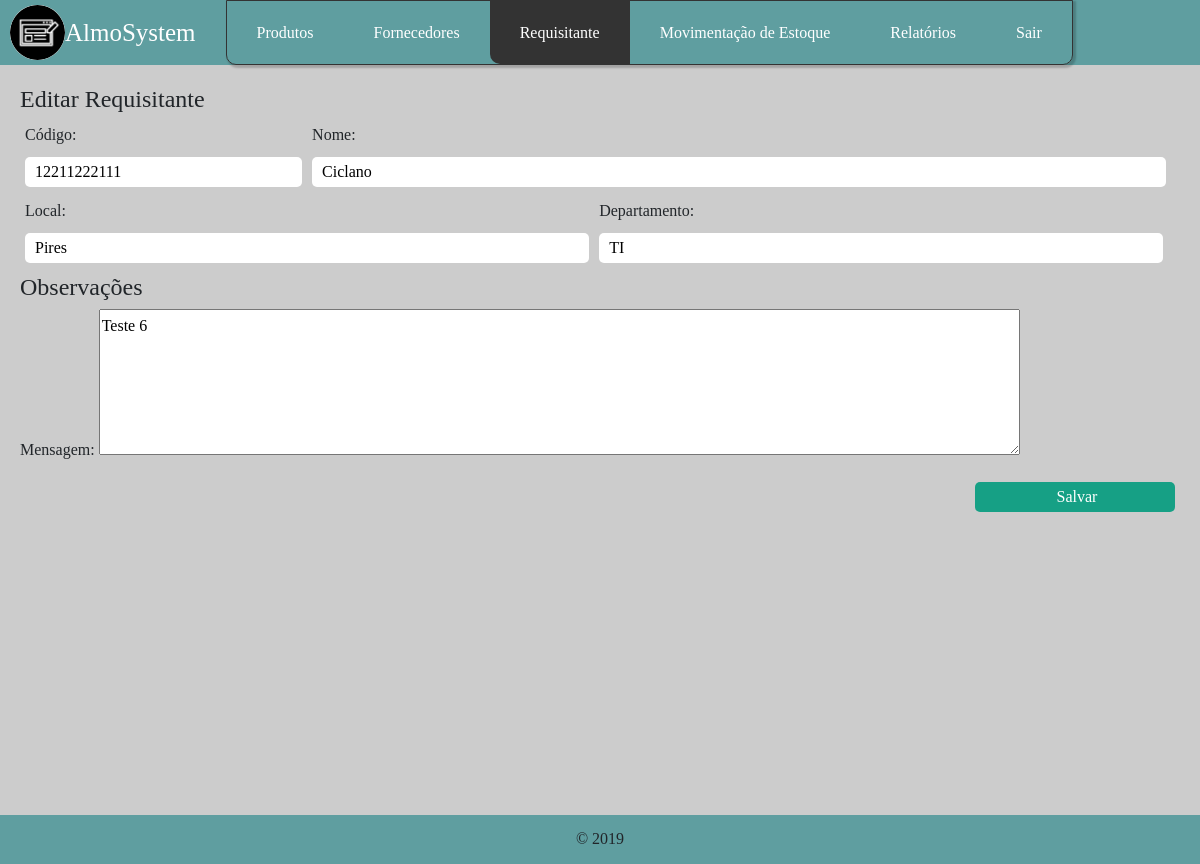
Page /view/atualizar-req.php?codr=12211222111 (signed in) on the committed database.
### tables this page shows
CREATE TABLE `requisitante` (
  `codigo_requisitante` varchar(11) NOT NULL,
  `nome` varchar(255) NOT NULL,
  `local` varchar(255) NOT NULL,
  `departamento` varchar(255) NOT NULL,
  `mensagem` text NOT NULL
);

### bd/Conexao.php (called while the page is built)
<?php
	class Conexao{
		public function conexao(){
			$con = mysqli_connect("localhost","root","","almosystem")
			or die("ops!".mysqli_error());
			mysqli_set_charset($con,"utf8");
			return $con;
		}
	}
?>

### view/atualizar-req.php (the view, shortened to what this page needs)
<!DOCTYPE html>
<html>
    <head>
        <link rel="stylesheet" href="../templates/bootstrap/css/bootstrap.min.css"/>
        <link rel="stylesheet" type="text/css" href="../templates/css/style.css"/>
    </head>
    <body>
        <header>
            <div class="icon-logo">
                <img src="../templates/imagens/iconPP.png"/>
                <h1>AlmoSystem</h1>
            </div>
            <div class="menu">
                <ul class="nav mr-auto">
                    <li class="nav-item dropdown">
                        <a class="item" href="" data-toggle="dropdown" aria-expanded="false">Produtos</a>
                    </li>
                    <li class="nav-item dropdown">
                        <a class="item" href="" data-toggle="dropdown" aria-expanded="false">Fornecedores</a>
                    </li>
                    <li class="nav-item dropdown">
                        <a class="selecionado curva-esquerda item" href="" data-toggle="dropdown" aria-expanded="false">Requisitante</a>
                    </li>
                    <li class="nav-item dropdown">
                        <a class="item" href="" data-toggle="dropdown" aria-expanded="false">Movimentação de Estoque</a>
                    </li>
                    <li class="nav-item"><a class="nav-link item" href="relatorios.php">Relatórios</a></li>
                    <li class="nav-item"><a class="nav-link item curva-direita" href="../bd/Sair.php">Sair</a></li>
                </ul>
            </div>
        </header>
        <?php
            require_once ('../bd/Conexao.php');
            $con = new Conexao();
            $codigo_requisitante = $_GET['codr'];
            $sql_r = "SELECT * FROM requisitante WHERE codigo_requisitante = '$codigo_requisitante'";
            $result_r = mysqli_query($con->conexao(),$sql_r);
            while($sql_r = mysqli_fetch_array($result_r)){
        ?>
        <section>
             <form action="../action/edi-req.php" method="post">
                <fieldset class="box-form"><legend>Editar Requisitante</legend>
                    <div class="vertical">
                        <div class="horizontal w25">
                            <p><label for="cCodigo">Código:</label>
                            <input type="text" name="tCpdigo" id="cCodigo" size="30" value="<?php echo $sql_r['codigo_requisitante'];?>" readonly/></p>
                        </div>
                        <div class="horizontal w75">
                            <p><label for="cDesProduto">Nome:</label>
                            <input type="text" name="tNome" value="<?php echo $sql_r['nome'];?>" id="cNome" size="30" maxlength="50" placeholder="Digite o nome" required autofocus/></p>
                        </div>
                    </div>
                    <div class="vertical">
                        <div class="horizontal w50">
                            <p><label for="cCustoMedio">Local:</label>
                            <input type="text" name="tLocal" value="<?php echo $sql_r['local'];?>" id="cLocal" size="30" maxlength="80" placeholder="Digite o local" required autofocus/></p>
                        </div>
                        <div class="horizontal w50">
                            <p><label for="cReferencia">Departamento:</label>
                            <input type="text" name="tDepartamento" value="<?php echo $sql_r['departamento'];?>" id="cDepartamento" size="30" maxlength="50" placeholder="Digite a referência" required autofocus/></p>
                        </div>
                    </div>
                </fieldset>
                <fieldset><legend>Observações</legend>
                    <p><label for="cMsg">Mensagem:</label>
                        <textarea name="tMsg" id="cMsg" cols="100" rows="5" placeholder="Deixa a sua mensagem"><?php echo $sql_r['mensagem'];?></textarea></p>
                        <div class="box-right">
                            <input class="w50 verde" type="submit" value="Salvar"/>
                        </div>
                </fieldset>
            </form>
        </section>
        <?php } ?>
        <footer>
            <p>&copy 2019</p>
        </footer>
    </body>
</html>

### templates/css/style.css (style rules this page uses)
body { box-sizing: border-box; padding: 0; margin: 0; font-family: "Century Gothic"; line-height: 1.75em; }
h1, p { margin: 0; }
header { background-color: cadetblue; width: 100%; height: 65px; display: flex; }
section { background-color: #CCCCCC; width: 100%; height: 750px; margin: auto auto; padding: 20px; box-sizing: border-box; }
footer { background-color: cadetblue; display: block; width: 100%; height: auto; padding-top: 10px; padding-bottom: 10.5px; text-align: center; }
input, select { box-sizing: border-box; width: 200px; height: 30px; border-radius: 5px; border-style: none; display: block; padding-left: 10px; border: none; }
input[type=submit],input[type=reset] { margin-top: 10px; width: 200px; float: right; cursor:pointer; }
.icon-logo { display: flex; align-items: center; height: 100%; padding-left: 10px; }
.icon-logo img { width: 55px; display: inline-block; background-color: #fff; border-radius: 50%; }
.icon-logo h1 { font-size: 25px; color: #fff; display: inline-block; }
.menu { display: flex; align-items: center; }
.menu ul { margin: 0 0 0 30px; height: 100%; text-align: center; border: 1px solid #333; border-radius: 0 0 10px 10px; box-shadow: 2px 2px 2px 1px rgba(0, 0, 0, 0.2); }
.menu { width: 100%; }
.menu ul li { display: inline-block; height: 100%; }
.menu ul li a { width: auto; padding: 0 30px; position: relative; display: inline-grid; cursor: pointer; height: 100%; align-items: center; text-align: center; text-decoration: none; }
.menu ul li { color: white; }
.item:focus, .item { color: #fff; }
.menu a { padding: 15px; display: block; text-align: center; text-decoration: none; }
.box-right { width: 25%; float: right; }
.box-form input, .box-form p, .box-form select { display: block; width: 100%; }
form .box-right input[type=submit],input[type=reset] { margin-right: 5px; color: white; }
.horizontal { display: inline-block; box-sizing: border-box; padding: 0 5px; }
.vertical { display: block; margin-bottom: 10px; box-sizing: border-box; display: flex; align-items: flex-end; }
.w25 { width: 24.75%; }
.w50 { width: 49.5%; }
.w75 { width: 74.5%; }
.verde { background-color: #16a085; }
.selecionado { background-color: #333; }
.curva-esquerda { border-radius: 0 0 0 10px; }
.curva-direita { border-radius: 0 0 10px 0; }

### rows in the picture
requisitante: tCpdigo "12211222111", tNome "Ciclano", tLocal "Pires", tDepartamento "TI", tMsg "Teste 6"
